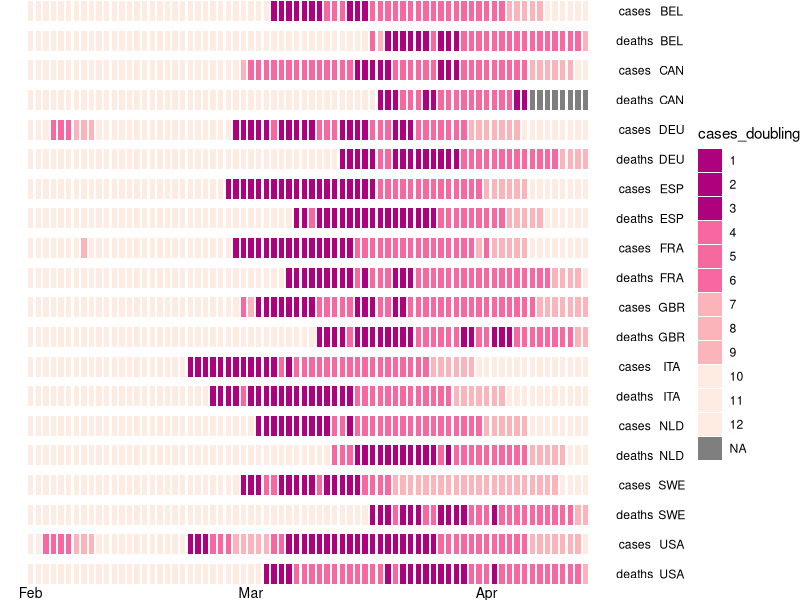

Here is the R script that generated this plot:
## ---- chunk 1

knitr::opts_chunk$set(echo=TRUE, collapse = TRUE)

libload<-function(...) {
    libs<-unlist(list(...))
    req<-unlist(lapply(libs,require,character.only=TRUE))
    need<-libs[req==FALSE]
    if(length(need)>0){ 
        install.packages(need, repos = "https://ftp.fau.de/cran/")
        lapply(need, require, character.only=TRUE)
    }
}
packages <- c("data.table", "ggplot2", "dplyr", "stats", "RColorBrewer", "readr", "here", "scales")
libload(packages)


`%notin%` <- function(x,y) !(x %in% y) 

## ---- chunk 2

## Doubling time for new cases and deaths ##
#################################################

### Plot 1: Doubling times for new cases
###         Doubling times for new deaths

world.cum.cases <- read_csv(here("static", "data", "WorldCasesDeaths-10.csv"))

country.codes <- unique(world.cum.cases$countryterritoryCode)
country.n.data <- world.cum.cases[world.cum.cases$countryterritoryCode == country.codes[2],] 
world.cum.cases$cases_doubling <- as.factor(world.cum.cases$cases_doubling )

world.cases.use <- world.cum.cases[ as.Date(world.cum.cases$dateRep) > as.Date('2020-01-31'),]

###                   darkest
heat.colors <- c(rep('#AE017E', 3), rep('#F768A1', 3), rep('#FBB4B9',3), rep( '#FEEBE2', 3))
names(heat.colors) <- 1:12

#case.double.cols <- heat.colors[country.n.data$cases_doubling]

heatcumcase.plot <- ggplot(data=world.cases.use) +
            geom_tile(aes(x= as.Date(dateRep), y=1, width=0.7, height = 0.5, fill= cases_doubling)) +
            scale_fill_manual(values=heat.colors ) +
            scale_x_date(name='Date') + 
            theme_void() +
            theme(axis.text.x = element_text(size = 10)) 
#                  axis.ticks = element_blank()) 
         
heatcum.facet <- heatcumcase.plot + facet_grid(countryterritoryCode + case_type ~ .)
#heatcum.country.facet <- heatcum.facet + facet_grid(countryterritoryCode ~ .)

print(heatcum.facet)

